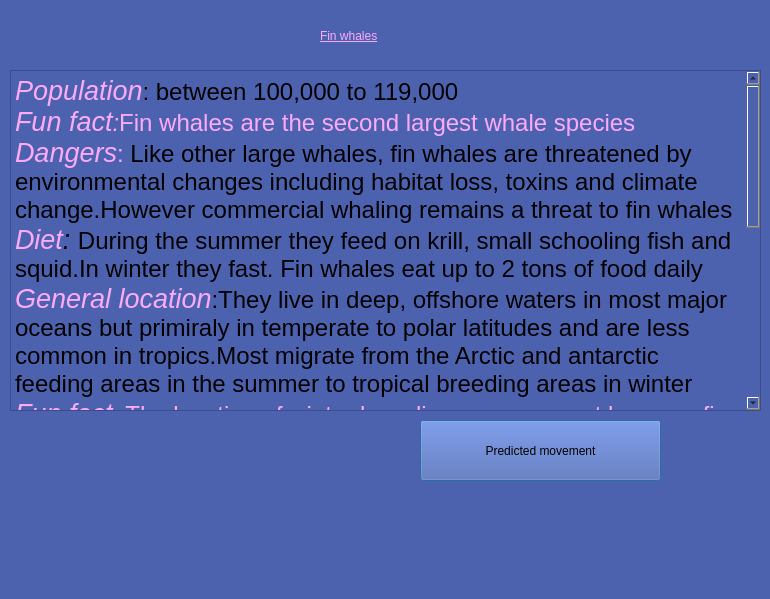
<?xml version="1.0" encoding="UTF-8"?>
<ui version="4.0">
 <class>Dialog</class>
 <widget class="QDialog" name="Dialog">
  <property name="geometry">
   <rect>
    <x>0</x>
    <y>0</y>
    <width>770</width>
    <height>599</height>
   </rect>
  </property>
  <property name="contextMenuPolicy">
   <enum>Qt::NoContextMenu</enum>
  </property>
  <property name="windowTitle">
   <string>Information</string>
  </property>
  <property name="styleSheet">
   <string notr="true">background-color: rgb(77, 98, 175);
color: rgb(0, 0, 0);
font: 18pt &quot;Palatino Linotype&quot;;</string>
  </property>
  <widget class="QLabel" name="title">
   <property name="geometry">
    <rect>
     <x>320</x>
     <y>20</y>
     <width>181</width>
     <height>31</height>
    </rect>
   </property>
   <property name="styleSheet">
    <string notr="true">
font: 24pt &quot;Palatino Linotype&quot;;
text-decoration: underline;
color: rgb(255, 170, 255);
</string>
   </property>
   <property name="text">
    <string>Fin whales</string>
   </property>
  </widget>
  <widget class="QTextBrowser" name="textBrowser">
   <property name="geometry">
    <rect>
     <x>10</x>
     <y>70</y>
     <width>751</width>
     <height>341</height>
    </rect>
   </property>
   <property name="html">
    <string>&lt;!DOCTYPE HTML PUBLIC &quot;-//W3C//DTD HTML 4.0//EN&quot; &quot;http://www.w3.org/TR/REC-html40/strict.dtd&quot;&gt;
&lt;html&gt;&lt;head&gt;&lt;meta name=&quot;qrichtext&quot; content=&quot;1&quot; /&gt;&lt;style type=&quot;text/css&quot;&gt;
p, li { white-space: pre-wrap; }
&lt;/style&gt;&lt;/head&gt;&lt;body style=&quot; font-family:'Palatino Linotype'; font-size:18pt; font-weight:400; font-style:normal;&quot;&gt;
&lt;p style=&quot; margin-top:0px; margin-bottom:0px; margin-left:0px; margin-right:0px; -qt-block-indent:0; text-indent:0px;&quot;&gt;&lt;span style=&quot; font-size:20pt; font-style:italic; color:#ffaaff;&quot;&gt;Population&lt;/span&gt;&lt;span style=&quot; color:#000000;&quot;&gt;: between 100,000 to 119,000 &lt;/span&gt;&lt;/p&gt;
&lt;p style=&quot; margin-top:0px; margin-bottom:0px; margin-left:0px; margin-right:0px; -qt-block-indent:0; text-indent:0px;&quot;&gt;&lt;span style=&quot; font-size:20pt; font-style:italic; color:#ffaaff;&quot;&gt;Fun fact&lt;/span&gt;&lt;span style=&quot; font-style:italic; color:#ffaaff;&quot;&gt;:&lt;/span&gt;&lt;span style=&quot; color:#ffaaff;&quot;&gt;Fin whales are the second largest whale species&lt;/span&gt;&lt;/p&gt;
&lt;p style=&quot; margin-top:0px; margin-bottom:0px; margin-left:0px; margin-right:0px; -qt-block-indent:0; text-indent:0px;&quot;&gt;&lt;span style=&quot; font-size:20pt; font-style:italic; color:#ffaaff;&quot;&gt;Dangers&lt;/span&gt;&lt;span style=&quot; color:#ffaaff;&quot;&gt;: &lt;/span&gt;&lt;span style=&quot; color:#000000;&quot;&gt;Like other large whales, fin whales are threatened by environmental changes including habitat loss, toxins and climate change.However commercial whaling remains a threat to fin whales&lt;/span&gt;&lt;/p&gt;
&lt;p style=&quot; margin-top:0px; margin-bottom:0px; margin-left:0px; margin-right:0px; -qt-block-indent:0; text-indent:0px;&quot;&gt;&lt;span style=&quot; font-size:20pt; font-style:italic; color:#ffaaff;&quot;&gt;Diet&lt;/span&gt;&lt;span style=&quot; font-size:20pt; font-style:italic; color:#000000;&quot;&gt;: &lt;/span&gt;&lt;span style=&quot; color:#000000;&quot;&gt;During the summer they feed on krill, small schooling fish and squid.In winter they fast. Fin whales eat up to 2 tons of food daily&lt;/span&gt;&lt;/p&gt;
&lt;p style=&quot; margin-top:0px; margin-bottom:0px; margin-left:0px; margin-right:0px; -qt-block-indent:0; text-indent:0px;&quot;&gt;&lt;span style=&quot; font-size:20pt; font-style:italic; color:#ffaaff;&quot;&gt;General location&lt;/span&gt;&lt;span style=&quot; color:#000000;&quot;&gt;:They live in deep, offshore waters in most major oceans but primiraly in temperate to polar latitudes and are less common in tropics.Most migrate from the Arctic and antarctic feeding areas in the summer to tropical breeding areas in winter&lt;/span&gt;&lt;/p&gt;
&lt;p style=&quot; margin-top:0px; margin-bottom:0px; margin-left:0px; margin-right:0px; -qt-block-indent:0; text-indent:0px;&quot;&gt;&lt;span style=&quot; font-size:20pt; font-style:italic; color:#ffaaff;&quot;&gt;Fun fact&lt;/span&gt;&lt;span style=&quot; color:#000000;&quot;&gt;:&lt;/span&gt;&lt;span style=&quot; color:#ffaaff;&quot;&gt; The location of winter breeding areas are not know as fin whales travel in deep open sea and are difficult to track&lt;/span&gt;&lt;/p&gt;
&lt;p style=&quot; margin-top:0px; margin-bottom:0px; margin-left:0px; margin-right:0px; -qt-block-indent:0; text-indent:0px;&quot;&gt;&lt;span style=&quot; font-size:20pt; font-style:italic; color:#ffaaff;&quot;&gt;Role in ecosystem&lt;/span&gt;&lt;span style=&quot; color:#000000;&quot;&gt;: They are at the top of the ecosystem and play an important role have an important role in overall health of the marine environment.Each whale sequesters 33 tons of CO2 on aveage taking that carbon out of the atmosphere for centuries.&lt;/span&gt;&lt;/p&gt;
&lt;p style=&quot; margin-top:0px; margin-bottom:0px; margin-left:0px; margin-right:0px; -qt-block-indent:0; text-indent:0px;&quot;&gt;&lt;span style=&quot; font-size:20pt; font-style:italic; color:#ffaaff;&quot;&gt;Life span&lt;/span&gt;&lt;span style=&quot; color:#000000;&quot;&gt;: 80-90 years&lt;/span&gt;&lt;/p&gt;
&lt;p style=&quot; margin-top:0px; margin-bottom:0px; margin-left:0px; margin-right:0px; -qt-block-indent:0; text-indent:0px;&quot;&gt;&lt;span style=&quot; font-size:20pt; font-style:italic; color:#ffaaff;&quot;&gt;Description&lt;/span&gt;&lt;span style=&quot; color:#000000;&quot;&gt;: Sleek, streamlined bodies with V-shaped bodies.They have a tall, hooked dorsal fin that rises at a shallow angle from the back. They have distinctive colours of black or dark brownish-gray on the back and sides.Many have several light-grey, V-shaped chevron behind their heads on the underside of the tail flukes is white with a grey border.This markings are unique and can be used to identify indiviuals&lt;/span&gt;&lt;/p&gt;&lt;/body&gt;&lt;/html&gt;</string>
   </property>
  </widget>
  <widget class="QPushButton" name="prediction">
   <property name="geometry">
    <rect>
     <x>420</x>
     <y>420</y>
     <width>241</width>
     <height>61</height>
    </rect>
   </property>
   <property name="text">
    <string>Predicted movement</string>
   </property>
  </widget>
  <widget class="QLabel" name="photo">
   <property name="geometry">
    <rect>
     <x>40</x>
     <y>420</y>
     <width>361</width>
     <height>191</height>
    </rect>
   </property>
   <property name="text">
    <string/>
   </property>
   <property name="pixmap">
    <pixmap>../fw.jpg</pixmap>
   </property>
   <property name="scaledContents">
    <bool>true</bool>
   </property>
  </widget>
 </widget>
 <resources/>
 <connections/>
</ui>
